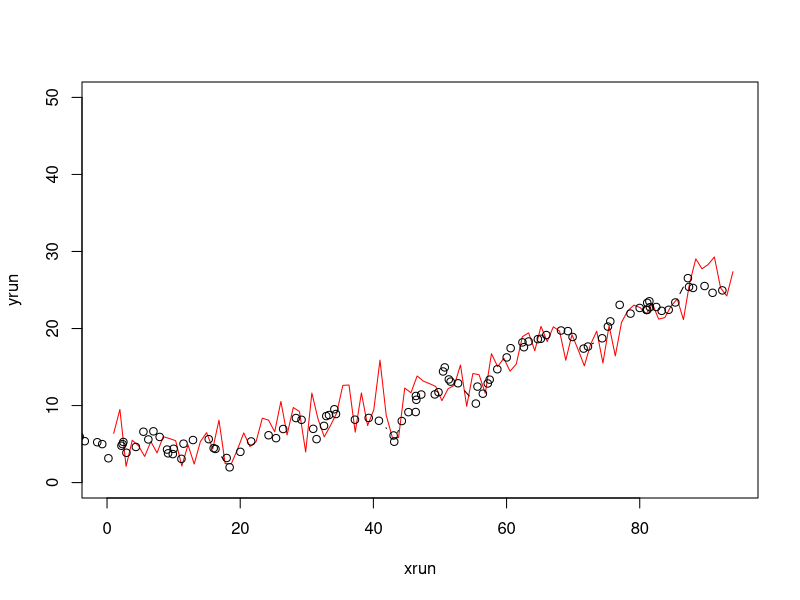

This chart was generated by the following R code:
rm(list = ls(all = TRUE))

# creating the runner's trajectory
t = 1
T = 100
tvec = seq(from = 0, to = T, by = t)
xrun = seq(from = 1, to = 94, by = 0.001)
# yrun = 5*log(xrun) 
yrun = rnorm(n = length(xrun), mean = 0, sd = 2) + xrun*xrun/500 + xrun/20 + 5
xrun = xrun[seq(from = 1, to = length(xrun), length.out = T+t)]
yrun = yrun[seq(from = 1, to = length(yrun), length.out = T+t)]

# Basketbal court's dimension
xaxis = c(0,94)
yaxis = c(0,50)
# plot(xrun, yrun, xaxis, yaxis, type = "o", col = "red")
plot(xrun, yrun, xaxis, yaxis, type = "l", col = "red")
# lines(xrun, yrun, type = "l", col = "blue")
runner = list(tvec, xrun, yrun)

# setting the parameters for the pursuit model
speed <- function(t)
{
  # sval = 1 + 2*t
  # sval = -1 + 2*t + rnorm(n = length(t))
  sval = 1.2 + rnorm(n = length(t))
  return(sval)
}

f1 <- function(x, y, xr, yr, t)
{
  numerator = speed(t) * (xr - x)
  denominator = sqrt((xr - x)^2 + (yr - y)^2)
  return(numerator/denominator)
}

f2 <- function(x, y, xr, yr, t)
{
  numerator = speed(t) * (yr - y)
  denominator = sqrt((xr - x)^2 + (yr - y)^2)
  return(numerator/denominator)
}

g1 <- function(x, y, t)
{
  nu1 = rnorm(n = 1, mean = 0.5, sd = 1)
  return(nu1)
}

g2 <- function(x, y, t)
{
  nu2 = rnorm(n = 1, mean = 0.5, sd = 1)
  return(nu2)
}

# simulating the pursuit model
h = 0.0001


nsteps = ceiling(T/h)   # 250000
nsaves = ceiling(T/t)   # 25
hilt = ceiling(t/h)		# 1000
stopifnot((nsteps == (nsaves*hilt)))

h12 = sqrt(h)

# xchase = matrix(0, nrow = ntrials, ncol = (nsaves + 1))
# xchase[,1] = rnorm(n = ntrials, mean = xrun[1], sd = sqrt(h)) 
# ychase = matrix(0, nrow = ntrials, ncol = (nsaves + 1))
# ychase[,1] = rnorm(n = ntrials, mean = yrun[1], sd = sqrt(h)) 

xchase <- vector(length = nsaves + 1)
ychase <- vector(length = nsaves + 1)
# xchase[1] = rnorm(n = 1, mean = xrun[1], sd = sqrt(h)) 
# ychase[1] = rnorm(n = 1, mean = yrun[1], sd = sqrt(h))

xchase[1] = rnorm(n = 1, mean = xrun[1], sd = 5) 
ychase[1] = rnorm(n = 1, mean = yrun[1], sd = 5)

for (i in c(1:nsaves))
{
    # print loop counter
    print(i)
    flush.console()

    xc = xchase[i]
    yc = ychase[i]
    t = tvec[i]
    xr = xrun[i]
    yr = yrun[i]
    
    for (j in c(1:hilt))
    {
        xc = xc + (f1(xc, yc, xr, yr, t))*(h) + (h12)*(g1(xc, yc, t))*(rnorm(n = 1))      
        yc = yc + (f2(xc, yc, xr, yr, t))*(h) + (h12)*(g2(xc, yc, t))*(rnorm(n = 1))
    }

    xchase[i+1] = xc
    ychase[i+1] = yc
}
# xchase[1] = rnorm(n = 1, mean = xrun[1], sd = sqrt(h)) 
# ychase[1] = rnorm(n = 1, mean = yrun[1], sd = sqrt(h))
lines(xchase, ychase, type = "b", col = "black")
chaser = list(tvec, xchase, ychase)
save(runner, chaser, file = 'fakedata.RData')